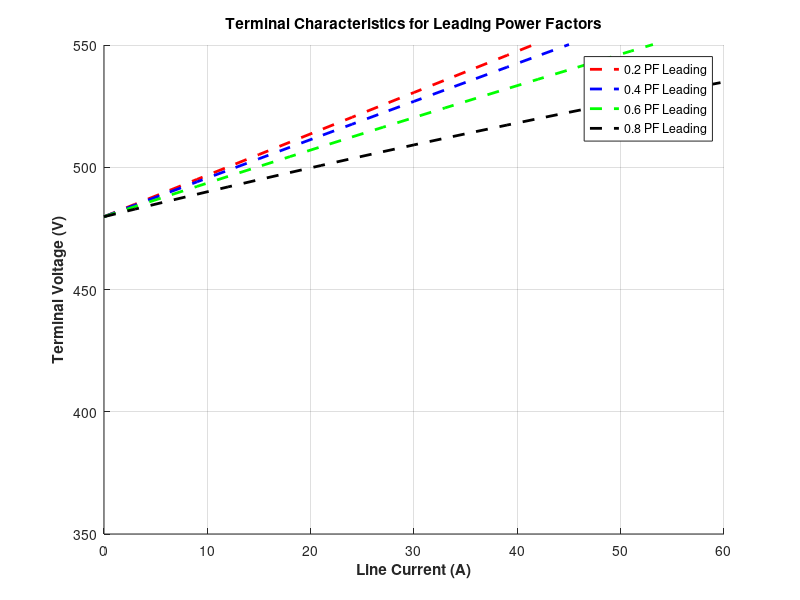

Write the MATLAB code that produced this figure.
% Initialize current amplitudes (21 values in the range 0-60 A)
i_a = (0:20) * 3;

% Initialize phase voltage arrays for different power factors (Leading)
v_phase_02 = zeros(1, 21);
v_phase_04 = zeros(1, 21);
v_phase_06 = zeros(1, 21);
v_phase_08 = zeros(1, 21);

% Given parameters
e_a = 277.0; % Excitation voltage
x_s = 1.0;   % Synchronous reactance

% Power factors and corresponding angles (Leading)
pf_values = [0.2, 0.4, 0.6, 0.8];
theta_values = -acos(pf_values); % Negative angles for leading power factor

% Calculate v_phase for each power factor
for ii = 1:21
    % 0.2 PF Leading
    v_phase_02(ii) = sqrt(e_a^2 - (x_s * i_a(ii) * cos(theta_values(1)))^2) ...
                     - (x_s * i_a(ii) * sin(theta_values(1)));
    
    % 0.4 PF Leading
    v_phase_04(ii) = sqrt(e_a^2 - (x_s * i_a(ii) * cos(theta_values(2)))^2) ...
                     - (x_s * i_a(ii) * sin(theta_values(2)));

    % 0.6 PF Leading
    v_phase_06(ii) = sqrt(e_a^2 - (x_s * i_a(ii) * cos(theta_values(3)))^2) ...
                     - (x_s * i_a(ii) * sin(theta_values(3)));

    % 0.8 PF Leading
    v_phase_08(ii) = sqrt(e_a^2 - (x_s * i_a(ii) * cos(theta_values(4)))^2) ...
                     - (x_s * i_a(ii) * sin(theta_values(4)));
end

% Calculate terminal voltage from phase voltage
v_t_02 = v_phase_02 .* sqrt(3);
v_t_04 = v_phase_04 .* sqrt(3);
v_t_06 = v_phase_06 .* sqrt(3);
v_t_08 = v_phase_08 .* sqrt(3);

% Plot the terminal characteristics for leading power factors
figure;
hold on;
plot(i_a, v_t_02, 'r--', 'LineWidth', 2, 'DisplayName', '0.2 PF Leading');
plot(i_a, v_t_04, 'b--', 'LineWidth', 2, 'DisplayName', '0.4 PF Leading');
plot(i_a, v_t_06, 'g--', 'LineWidth', 2, 'DisplayName', '0.6 PF Leading');
plot(i_a, v_t_08, 'k--', 'LineWidth', 2, 'DisplayName', '0.8 PF Leading');

% Graph Labels
xlabel('Line Current (A)', 'FontWeight', 'Bold');
ylabel('Terminal Voltage (V)', 'FontWeight', 'Bold');
title('Terminal Characteristics for Leading Power Factors', 'FontWeight', 'Bold');
legend('show'); % Show legend
grid on;
axis([0 60 350 550]); % Adjusted axis for clarity
hold off;